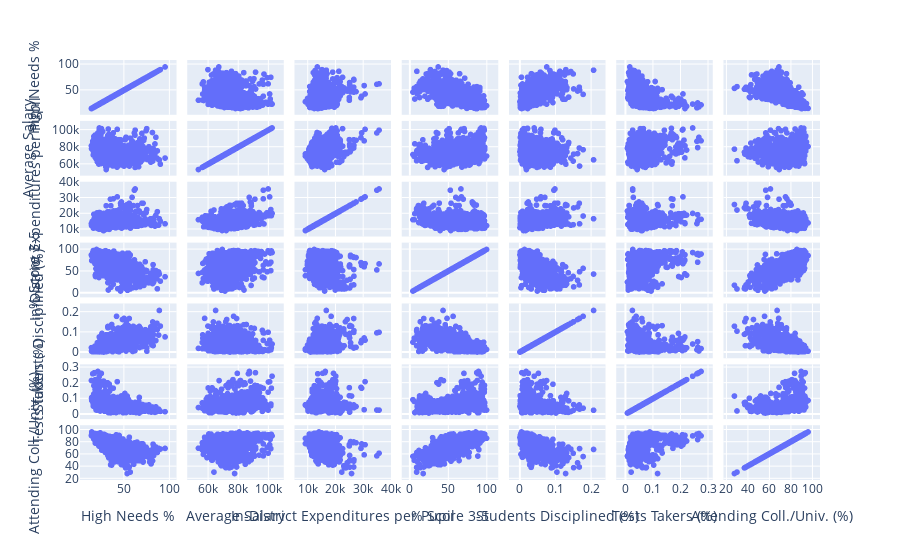

The notebook cell this image was saved under:
### Markdown cell above
### 3.2. Data Exploration
* Generate appropriate data visualizations for your key variables identified in the previous section
* You should have at least three visualizations (and at least two different visualization types)
* For each visualization provide an explanation regarding the variables involved and an interpretation of the graph.
* If you are using Plotly, insert your visualizations as images as well (upload the graph images to an online source, e.g. github, and embed those into the cells in Jupyter Notebook). This is a requirement.

### Code cell
import plotly.express as px

fig = px.scatter_matrix(df,
    dimensions=["High Needs %","Average Salary","In-District Expenditures per Pupil",
                "% Score 3-5","Students Disciplined (%)","Tests Takers (%)","Attending Coll./Univ. (%)"])
fig.show()

### Figure 1 — Plotly figure (JSON) as saved in the notebook; plotly's stock layout.template omitted (floating-point values rounded to 4 significant figures; data arrays with more than 128 entries replaced by an {"elided": "..."} marker saying what was removed)
{"data": [{"dimensions": [{"axis": {"matches": true}, "label": "High Needs %", "values": {"elided": "1174 float values"}}, {"axis": {"matches": true}, "label": "Average Salary", "values": {"elided": "1174 int values"}}, {"axis": {"matches": true}, "label": "In-District Expenditures per Pupil", "values": {"elided": "1174 float values"}}, {"axis": {"matches": true}, "label": "% Score 3-5", "values": {"elided": "1174 float values"}}, {"axis": {"matches": true}, "label": "Students Disciplined (%)", "values": {"elided": "1174 float values"}}, {"axis": {"matches": true}, "label": "Tests Takers (%)", "values": {"elided": "1174 float values"}}, {"axis": {"matches": true}, "label": "Attending Coll./Univ. (%)", "values": {"elided": "1174 float values"}}], "hovertemplate": "%{xaxis.title.text}=%{x}<br>%{yaxis.title.text}=%{y}<extra></extra>", "legendgroup": "", "marker": {"color": "#636efa", "symbol": "circle"}, "name": "", "showlegend": false, "type": "splom"}], "layout": {"dragmode": "select", "legend": {"tracegroupgap": 0}, "margin": {"t": 60}}}
